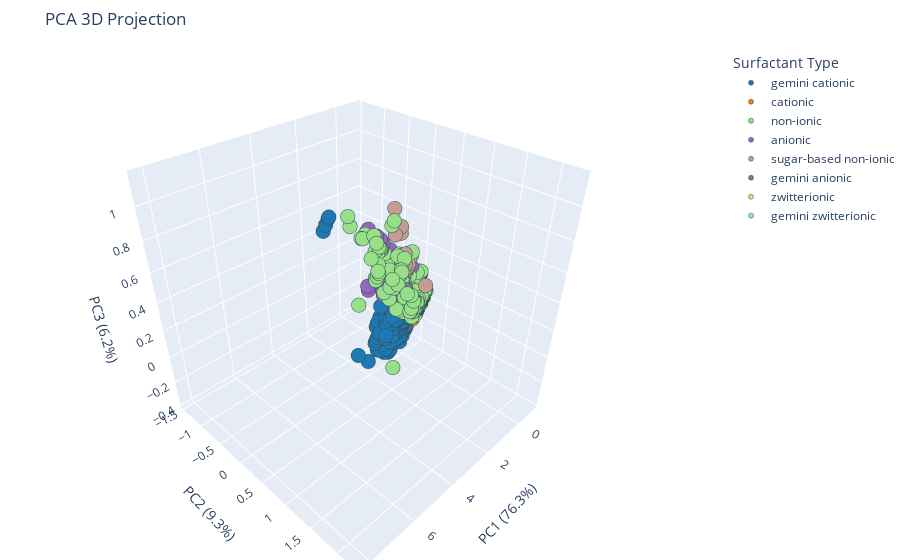

Notebook code cell kept with this figure:
### Code cell
pca = PCA(n_components=10)  # more components to see variance
X_pca = pca.fit_transform(X)

explained_variance = pca.explained_variance_ratio_

# 3. Color mapping
surfactant_types = df_data_clean['Surfactant_Type'].unique()
colors = plt.cm.tab20(np.linspace(0, 1, len(surfactant_types)))
color_dict = dict(zip(surfactant_types, colors))

# 4. 2D Scatter Plot
plt.figure(figsize=(8,6))
for surfactant in surfactant_types:
    idx = (y == surfactant)
    plt.scatter(X_pca[idx, 0], X_pca[idx, 1], 
                color=color_dict[surfactant], 
                label=surfactant, alpha=0.7, s=30)

plt.xlabel(f"PC1 ({explained_variance[0]*100:.1f}%)")
plt.ylabel(f"PC2 ({explained_variance[1]*100:.1f}%)")
plt.title('PCA 2D Projection')
plt.legend(bbox_to_anchor=(1.05, 1), loc='upper left')
plt.tight_layout()
plt.show()

# 5. 3D Interactive Scatter Plot
traces = []
for surfactant in surfactant_types:
    idx = (y == surfactant)
    trace = go.Scatter3d(
        x=X_pca[idx, 0],
        y=X_pca[idx, 1],
        z=X_pca[idx, 2],
        mode='markers',
        marker=dict(
            size=5,
            color=f'rgb({color_dict[surfactant][0]*255},{color_dict[surfactant][1]*255},{color_dict[surfactant][2]*255})',
            line=dict(width=0.5, color='DarkSlateGrey')
        ),
        name=surfactant
    )
    traces.append(trace)

layout = go.Layout(
    title='PCA 3D Projection',
    scene=dict(
        xaxis_title=f'PC1 ({explained_variance[0]*100:.1f}%)',
        yaxis_title=f'PC2 ({explained_variance[1]*100:.1f}%)',
        zaxis_title=f'PC3 ({explained_variance[2]*100:.1f}%)'
    ),
    margin=dict(l=0, r=0, b=0, t=50),
    legend=dict(title='Surfactant Type')
)

fig = go.Figure(data=traces, layout=layout)
pio.show(fig)

# 6. Explained Variance Plot
plt.figure(figsize=(6,4))
sns.barplot(x=[f'PC{i+1}' for i in range(10)], y=explained_variance*100, color='skyblue')
plt.ylabel('Explained Variance (%)')
plt.title('PCA Explained Variance')
plt.xticks(rotation=45)
plt.tight_layout()
plt.show()

### Figure 1 — Plotly figure (JSON) as saved in the notebook; plotly's stock layout.template omitted (floating-point values rounded to 4 significant figures; data arrays with more than 128 entries replaced by an {"elided": "..."} marker saying what was removed)
{"data": [{"marker": {"color": "rgb(31.0,119.0,180.0)", "line": {"color": "DarkSlateGrey", "width": 0.5}, "size": 5}, "mode": "markers", "name": "gemini cationic", "type": "scatter3d", "x": {"elided": "497 float values"}, "y": {"elided": "497 float values"}, "z": {"elided": "497 float values"}}, {"marker": {"color": "rgb(255.0,127.0,14.0)", "line": {"color": "DarkSlateGrey", "width": 0.5}, "size": 5}, "mode": "markers", "name": "cationic", "type": "scatter3d", "x": {"elided": "237 float values"}, "y": {"elided": "237 float values"}, "z": {"elided": "237 float values"}}, {"marker": {"color": "rgb(152.0,223.0,138.0)", "line": {"color": "DarkSlateGrey", "width": 0.5}, "size": 5}, "mode": "markers", "name": "non-ionic", "type": "scatter3d", "x": {"elided": "281 float values"}, "y": {"elided": "281 float values"}, "z": {"elided": "281 float values"}}, {"marker": {"color": "rgb(148.0,103.0,189.0)", "line": {"color": "DarkSlateGrey", "width": 0.5}, "size": 5}, "mode": "markers", "name": "anionic", "type": "scatter3d", "x": {"elided": "239 float values"}, "y": {"elided": "239 float values"}, "z": {"elided": "239 float values"}}, {"marker": {"color": "rgb(196.0,156.0,148.0)", "line": {"color": "DarkSlateGrey", "width": 0.5}, "size": 5}, "mode": "markers", "name": "sugar-based non-ionic", "type": "scatter3d", "x": [0.03272, 0.4231, -0.5307, -0.5589, -0.5844, -0.4924, -0.5884, -0.1113, -0.3538, -0.3557, -0.3158, -0.591, -0.7743, -0.05466, -0.2458, 0.1322, 0.2118, -0.04266, -0.278, -0.5584, -0.4073, -0.2401, -0.2164, -0.3787, 0.2061, 0.002321, -0.2062, -0.4403, -0.4193, -0.1408, -0.464, -0.06519, 0.01043, -0.3127, 0.08605, 0.09943, 0.3602, 0.02382, 0.2846, -0.2544, -0.0518, 0.2201, -0.33, -0.1274, 0.1335, 0.03757, -0.3331, 0.08878, -0.5222, -0.5174, -0.4056, -0.2031, 0.05793, -0.2708, -0.3317, -0.0381, -0.5243, -0.002226, -0.5928, -0.598, -0.5932, -0.5151, -0.5, -0.5655, 0.02018, -0.3695, -0.4616, -0.4467, -0.632, -0.4074, -0.4994, -0.4846, -0.7365, -0.67, -0.6688, -0.6739, -0.6691, -0.5909, -0.576, -0.4801, -0.634, -0.6368, -0.6413, -0.05524, -0.4453, -0.5372, -0.4833, -0.5751, -0.6669, -0.6521, -0.7099, -0.7126, -0.7173, -0.5212, -0.6129, -0.6086, -0.6508, -0.6465, -0.3373, -0.3182], "y": [-0.08621, -0.1119, -0.06767, 0.0613, -0.03493, 0.06468, -0.03633, 0.0236, 0.02051, 0.03253, -0.00351, -0.0329, 0.08559, -0.06164, -0.0319, 0.01262, -0.0342, -0.1595, -0.002779, -0.01894, 0.0647, -0.00208, -0.07274, 0.06679, -0.2213, -0.1418, -0.08174, 0.06436, 0.05059, -0.0714, 0.07483, -0.0701, -0.06882, 0.07742, -0.06754, -0.1163, 0.02253, -0.1175, 0.02126, -0.03377, -0.1188, 0.02703, -0.03502, -0.12, 0.01869, -0.007757, 0.07764, 0.02643, 0.02131, 0.02891, -0.03631, -0.1213, 0.01738, -0.08485, 0.01529, -0.008962, 0.1715, 0.2994, 0.02627, 0.02011, 0.0277, 0.05552, 0.04244, 0.02394, 0.0167, 0.01457, 0.03153, 0.0757, 0.01332, 0.01382, 0.03091, 0.07502, 0.1074, 0.01274, 0.0251, 0.01892, 0.02648, 0.05403, 0.04104, 0.05213, 0.03682, 0.0296, 0.02256, 0.01526, 0.01302, 0.03028, 0.01217, 0.02963, 0.05233, 0.03951, 0.0355, 0.02825, 0.02107, 0.01127, 0.02896, 0.004904, 0.02831, 0.00426, 0.2946, -0.003002], "z": [0.3799, 0.5473, 0.2117, -0.01407, 0.217, 0.1361, 0.2036, 0.116, 0.1414, 0.1716, 0.1383, 0.2147, 0.05195, 0.3863, 0.1176, 0.3297, 0.3431, 0.5686, 0.1289, 0.1926, -0.0519, 0.1194, 0.3512, 0.1076, 0.7005, 0.5278, 0.3747, -0.05118, -0.0074, 0.3322, -0.04786, 0.313, 0.2939, -0.08618, 0.2747, 0.2029, 0.2184, 0.2221, 0.2376, 0.09681, 0.2413, 0.2297, 0.116, 0.2604, 0.276, 0.2954, 0.1471, 0.2842, 0.1794, 0.1606, 0.1351, 0.2795, 0.2952, 0.2799, 0.1597, 0.3146, 0.03527, 0.1087, 0.1798, 0.1983, 0.1795, 0.0758, 0.07964, 0.1167, 0.3047, 0.1693, 0.1836, 0.1759, 0.1663, 0.1788, 0.1931, 0.1855, 0.06086, 0.1757, 0.1985, 0.217, 0.1981, 0.09476, 0.09859, 0.1725, 0.1003, 0.1188, 0.1356, 0.3238, 0.1883, 0.2026, 0.1978, 0.2121, 0.1135, 0.1173, 0.119, 0.1375, 0.1543, 0.2072, 0.2215, 0.2065, 0.2307, 0.2155, 0.1893, -0.0985]}, {"marker": {"color": "rgb(127.0,127.0,127.0)", "line": {"color": "DarkSlateGrey", "width": 0.5}, "size": 5}, "mode": "markers", "name": "gemini anionic", "type": "scatter3d", "x": [1.176, 0.7376, 0.3202], "y": [0.3948, 0.2341, 0.1386], "z": [0.2973, 0.2536, 0.1655]}, {"marker": {"color": "rgb(219.0,219.0,141.0)", "line": {"color": "DarkSlateGrey", "width": 0.5}, "size": 5}, "mode": "markers", "name": "zwitterionic", "type": "scatter3d", "x": [-0.5507, -0.4748, -0.5731, -0.3991, -0.4974, -0.2799, -0.3556, -0.2426, 0.3347, 0.6116, 0.2124, -0.4313, -0.3557, -0.2801, -0.3184, -0.5681, -0.5072, -0.4315, -0.3559, -0.2803, -0.5832], "y": [-0.0614, -0.05997, 0.01258, -0.05863, 0.01393, -0.01436, -0.01567, -0.02631, 0.07986, 0.1008, 0.005897, -0.01702, -0.01539, -0.01396, -0.02767, -0.007909, -0.01848, -0.01685, -0.01541, -0.01404, -0.02012], "z": [0.006911, -0.01215, -0.01097, -0.03127, -0.03008, -0.09363, -0.07447, -0.07581, -0.01189, 0.03211, -0.05208, -0.05534, -0.07426, -0.09337, -0.05669, -0.03213, -0.03628, -0.05518, -0.07428, -0.09346, -0.01731]}, {"marker": {"color": "rgb(158.0,218.0,229.0)", "line": {"color": "DarkSlateGrey", "width": 0.5}, "size": 5}, "mode": "markers", "name": "gemini zwitterionic", "type": "scatter3d", "x": [0.1561, 0.1597, 0.1596, 0.004843, 0.08044, 0.156, 0.008317, 0.08395, 0.1596, -0.07082, 0.08039, -0.06743, 0.008203, -0.1465, -0.07091, -0.1433, -0.2222], "y": [-0.02333, -0.01831, -0.01789, -0.0258, -0.02444, -0.0231, -0.02088, -0.01918, -0.01762, -0.02701, -0.02432, -0.02221, -0.02051, -0.02822, -0.02686, -0.02362, -0.02942], "z": [-0.1169, -0.1169, -0.117, -0.07857, -0.09781, -0.117, -0.07856, -0.09784, -0.1171, -0.05945, -0.09793, -0.05944, -0.07872, -0.0404, -0.05964, -0.04038, -0.02145]}], "layout": {"legend": {"title": {"text": "Surfactant Type"}}, "margin": {"b": 0, "l": 0, "r": 0, "t": 50}, "scene": {"xaxis": {"title": {"text": "PC1 (76.3%)"}}, "yaxis": {"title": {"text": "PC2 (9.3%)"}}, "zaxis": {"title": {"text": "PC3 (6.2%)"}}}, "title": {"text": "PCA 3D Projection"}}}
